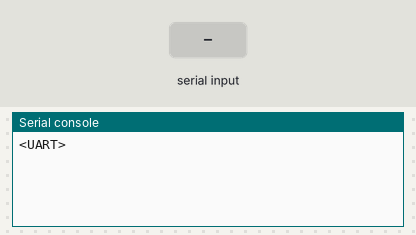
Simulated run of this program. Board: Raspberry Pi Pico running MicroPython. On the bench: the last lines printed to the serial console. Inputs (shaded band) come from the test bench.

Above: at 1.2 s.
1.3 s: "1\n" received over the second serial link
At 2.5 s:
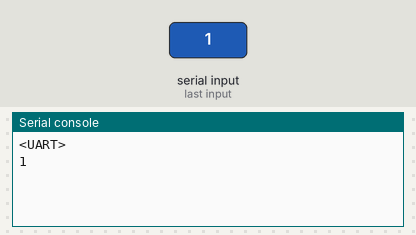
3.5 s: "0\n" received over the second serial link
At 4.8 s:
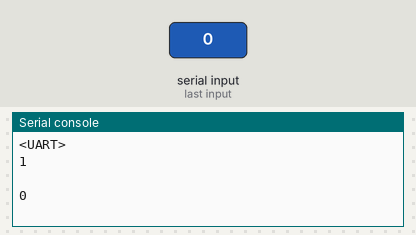
5.0 s: "2\n" received over the second serial link
At 6.0 s:
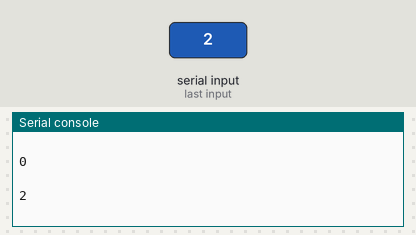

The program:

serial_test.py
```python
# Serial test

import os
import machine
from time import sleep

uart = machine.UART(0, 115200)
uart.init(bits=8, parity=None, stop=1)
print(uart)

b = None
msg = ""
i = 0

while True:
    sleep(1)
    if uart.any():
        b = uart.readline()
        uart.write(f"reply {i} from pico")
        #print(type(b))
        #print(b)
        try:
            msg = b.decode('utf-8')
            #print(type(msg))
            print(msg)
        except:
            pass
```

Measured:
- after the input at 1.3 s, the serial console: prints a new line after 0.70 s (image 1)
- after the input at 3.5 s, the serial console: prints a new line after 0.50 s (image 2)
- after the input at 5.0 s, the serial console: prints a new line at once (image 3)
